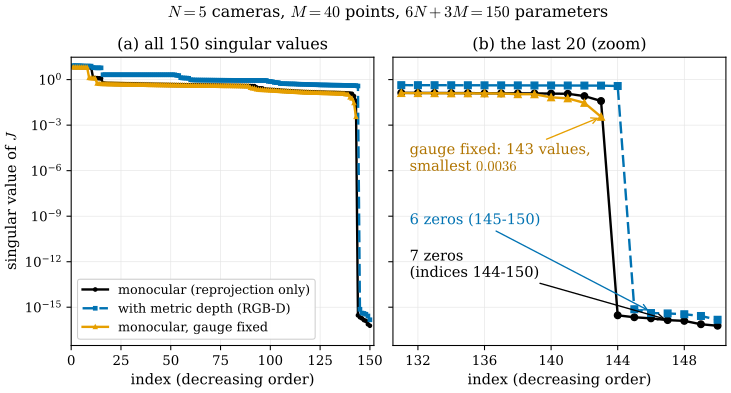

Python code for this plot:
"""Figure 28.3.2: the singular values of the bundle-adjustment Jacobian; monocular BA has exactly 7 zero singular
values (Section 28.3).

Small BA: N = 5 cameras on an arc (T_cw, OpenCV axes) looking at M = 40 points in [-1.2, 1.2] x [-1, 1] x [4, 6].
Local coordinates: left (camera-frame) perturbations for the cameras and additive updates for the points, so the
Jacobian has 6N + 3M = 150 columns ((28.2.3)). Three Jacobians, evaluated at the true configuration:
  black : monocular reprojection residuals only (400 rows)
  blue  : plus one metric-depth residual z_c - d per observation (RGB-D, 600 rows)
  orange: monocular, with the gauge fixed by removing the 6 columns of camera 1 and the first translation column of
          camera 2 (143 columns)
All singular values are sorted in decreasing order and plotted against their index (log scale). Values below 1e-17 are
drawn at 1e-17.
Self-check: exactly 7 (black), 6 (blue) and 0 (orange) singular values below 1e-10 relative to the largest; the
black null space equals the span of the 7 gauge generators (B.gauge_generators) to 1e-12.

Run from the project root:
``PYTHONPATH=tools python3 chapters/28-lie-groups-poses/figures/fig-28-3-2-ba-singular-values.py``
"""

import os
import pathlib
import sys

os.environ.setdefault("OMP_NUM_THREADS", "4")
os.environ.setdefault("OPENBLAS_NUM_THREADS", "4")
sys.path.insert(0, str(pathlib.Path(__file__).resolve().parents[1] / "lib"))
import dgba as B  # noqa: E402

import dgfig  # noqa: E402

dgfig.setup()

import matplotlib.pyplot as plt  # noqa: E402
import numpy as np  # noqa: E402

C = dgfig.COLORS
cams, Xs = B.make_ba()
J = B.jacobian(cams, Xs)
Jd = B.jacobian(cams, Xs, depth=True)
keep = [c for c in range(J.shape[1]) if c >= 7]
Jf = J[:, keep]
svs = [np.linalg.svd(A, compute_uv=False) for A in (J, Jd, Jf)]
nulls = [int(np.sum(sv < 1e-10 * sv[0])) for sv in svs]
assert nulls == [7, 6, 0], nulls
G = B.gauge_generators(cams, Xs)
_, _, Vt = np.linalg.svd(J)
Qn = Vt[-7:].T
assert np.linalg.norm(G - Qn @ (Qn.T @ G)) < 1e-12 * np.linalg.norm(G)

fig, axs = plt.subplots(1, 2, figsize=(8.8, 3.9), sharey=True, gridspec_kw=dict(wspace=0.06, width_ratios=[1.0, 1.1]))
FLOOR = 1e-17
styles = [(svs[0], C["main"], "-", "o", "monocular (reprojection only)"),
          (svs[1], C["tangent"], (0, (5, 2)), "s", "with metric depth (RGB-D)"),
          (svs[2], C["accent"], "-", "^", "monocular, gauge fixed")]
for ax, lo in zip(axs, [1, 131]):
    for sv, col, ls, mk, lab in styles:
        idx = np.arange(1, len(sv) + 1)
        sel = idx >= lo
        ax.semilogy(idx[sel], np.maximum(sv[sel], FLOOR), color=col, ls=ls, lw=1.8, marker=mk,
                    ms=2.5 if lo == 1 else 5, label=lab)
    ax.grid(True, which="major", color="#E5E5E5", lw=0.5)
    ax.set_xlabel("index (decreasing order)")
axs[0].set_xlim(0, 152)
axs[1].set_xlim(130.5, 150.5)
axs[1].set_xticks([132, 136, 140, 144, 148])
axs[0].set_ylim(3e-18, 30)
axs[0].set_ylabel(r"singular value of $J$")
axs[0].set_title("(a) all 150 singular values", fontsize=12)
axs[1].set_title("(b) the last 20 (zoom)", fontsize=12)
axs[0].legend(loc="lower left", fontsize=9.5, frameon=True, framealpha=0.95)
axs[1].annotate("7 zeros\n(indices 144-150)", xy=(147, 1.5e-16), xytext=(131.5, 1e-13), fontsize=11,
                arrowprops=dict(arrowstyle="->", lw=1.0))
axs[1].annotate("6 zeros (145-150)", xy=(146, 5e-16), xytext=(131.5, 3e-10), fontsize=11, color=C["tangent"],
                arrowprops=dict(arrowstyle="->", lw=1.0, color=C["tangent"]))
axs[1].annotate(r"gauge fixed: 143 values," + "\n" + r"smallest $%.4f$" % svs[2][-1], xy=(143, svs[2][-1]),
                xytext=(131.5, 1e-6), fontsize=11, color="#B07400",
                arrowprops=dict(arrowstyle="->", lw=1.0, color=C["accent"]))
fig.suptitle(r"$N = 5$ cameras, $M = 40$ points, $6N + 3M = 150$ parameters", fontsize=12, y=1.02)

dgfig.save(fig, __file__)
